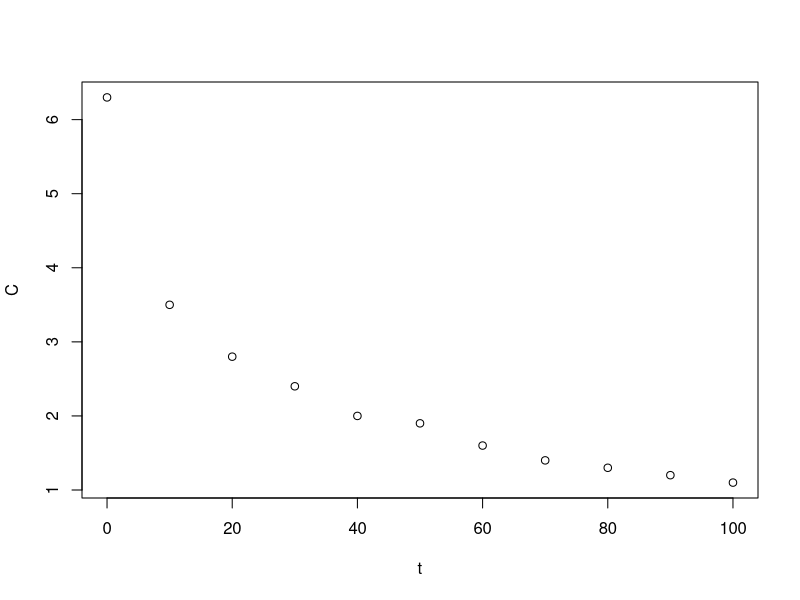

R code for this plot:
## ---- chunk 1

t <- c(0, 10, 20, 30, 40, 50, 60, 70, 80, 90, 100)
C <- c(6.3, 3.5, 2.8, 2.4, 2.0, 1.9, 1.6, 1.4, 1.3, 1.2, 1.1)
BE_data=cbind(t,C)
plot(BE_data)
